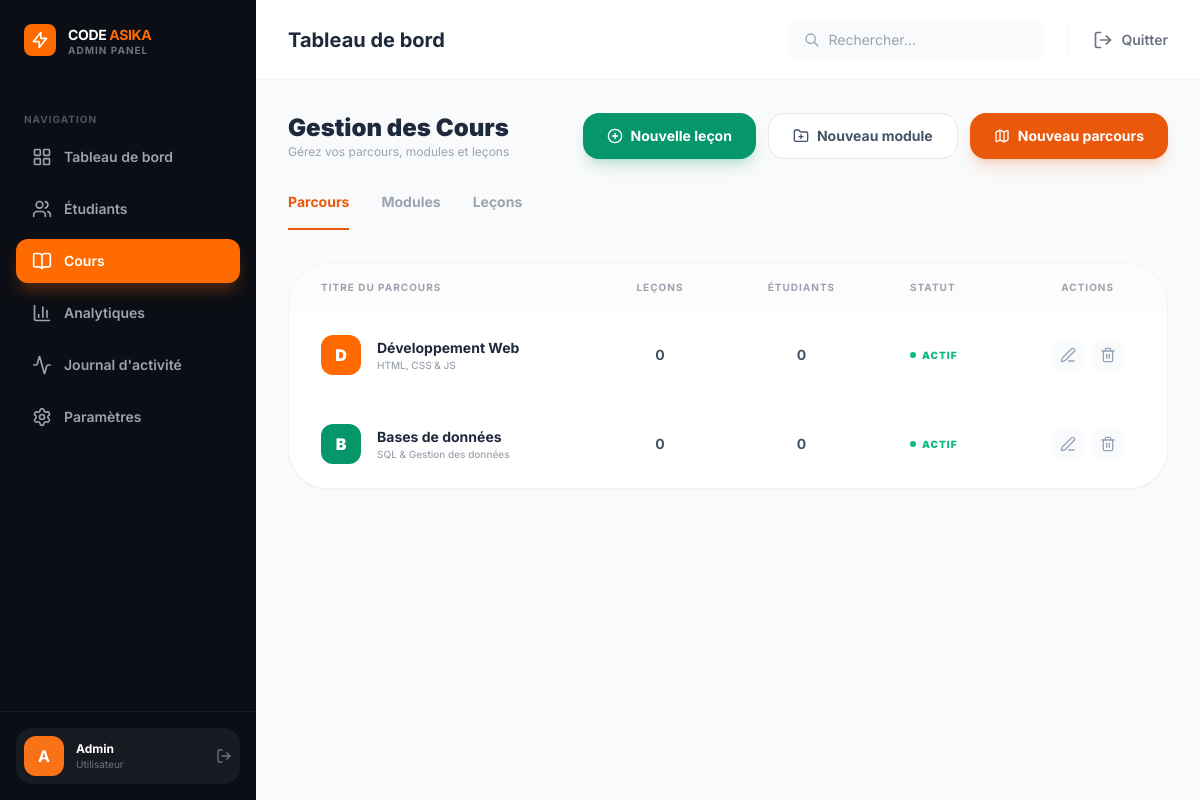
Screenshot of /admin/courses.php with the database file from the repository.
### tables this page shows
CREATE TABLE paths (
    id INT AUTO_INCREMENT PRIMARY KEY,
    title VARCHAR(100) NOT NULL,
    description TEXT,
    icon VARCHAR(50),
    color_hex VARCHAR(7) DEFAULT '#FF6B00',
    is_active BOOLEAN DEFAULT TRUE
);

### admin/courses.php (the view, shortened to what this page needs)
<?php
require_once '../config/db.php';
require_once 'header.php';
$tab = $_GET['tab'] ?? 'parcours';
$stmt_courses = $pdo->query("
    SELECT p.*,
    (SELECT COUNT(*) FROM modules m JOIN lessons l ON l.module_id = m.id WHERE m.path_id = p.id) as total_lessons,
    (SELECT COUNT(DISTINCT user_id) FROM user_progress up JOIN lessons l ON up.lesson_id = l.id JOIN modules m ON l.module_id = m.id WHERE m.path_id = p.id) as total_students
    FROM paths p
");
$courses = $stmt_courses->fetchAll();
?>
<div class="flex justify-between items-center mb-8">
    <div>
        <h2 class="text-2xl font-black text-slate-800">Gestion des Cours</h2>
        <p class="text-xs text-gray-400">Gérez vos parcours, modules et leçons</p>
    </div>
    <div class="flex gap-3">
        <a href="add_lesson.php" class="bg-emerald-600 hover:bg-emerald-700 text-white text-sm font-bold px-6 py-3 rounded-2xl shadow-lg shadow-emerald-600/20 transition-all flex items-center gap-2">
            <i data-lucide="plus-circle" class="w-4 h-4"></i>
            Nouvelle leçon
        </a>
        <a href="add_module.php" class="bg-white border border-gray-200 hover:border-orange-600 text-slate-600 hover:text-orange-600 text-sm font-bold px-6 py-3 rounded-2xl transition-all flex items-center gap-2">
            <i data-lucide="folder-plus" class="w-4 h-4"></i>
            Nouveau module
        </a>
        <a href="add_course.php" class="bg-orange-600 hover:bg-orange-700 text-white text-sm font-bold px-6 py-3 rounded-2xl shadow-lg shadow-orange-600/20 transition-all flex items-center gap-2">
            <i data-lucide="map" class="w-4 h-4"></i>
            Nouveau parcours
        </a>
    </div>
</div>
<div class="flex gap-8 border-b border-gray-100 mb-8">
    <a href="?tab=parcours" class="pb-4 text-sm font-bold <?php echo $tab === 'parcours' ? 'text-orange-600 border-b-2 border-orange-600' : 'text-gray-400 hover:text-slate-600'; ?> transition-all">Parcours</a>
    <a href="?tab=modules" class="pb-4 text-sm font-bold <?php echo $tab === 'modules' ? 'text-orange-600 border-b-2 border-orange-600' : 'text-gray-400 hover:text-slate-600'; ?> transition-all">Modules</a>
    <a href="?tab=lecons" class="pb-4 text-sm font-bold <?php echo $tab === 'lecons' ? 'text-orange-600 border-b-2 border-orange-600' : 'text-gray-400 hover:text-slate-600'; ?> transition-all">Leçons</a>
</div>
<?php if ($tab === 'parcours'): ?>
    <div class="bg-white rounded-[2.5rem] shadow-sm border border-gray-100 overflow-hidden">
        <table class="w-full text-left border-collapse">
            <thead>
                <tr class="text-[10px] font-black text-gray-400 uppercase tracking-widest bg-gray-50/50">
                    <th class="px-8 py-4">Titre du Parcours</th>
                    <th class="px-8 py-4 text-center">Leçons</th>
                    <th class="px-8 py-4 text-center">Étudiants</th>
                    <th class="px-8 py-4">Statut</th>
                    <th class="px-8 py-4 text-center">Actions</th>
                </tr>
            </thead>
            <tbody class="divide-y divide-gray-50">
                <?php if (empty($courses)): ?>
                <tr><td colspan="5" class="px-8 py-20 text-center text-gray-400 italic">Aucun parcours trouvé.</td></tr>
                <?php else: ?>
                <?php foreach($courses as $c): ?>
                <tr class="hover:bg-gray-50/50 transition-colors">
                    <td class="px-8 py-6">
                        <div class="flex items-center gap-4">
                            <div class="w-10 h-10 rounded-xl flex items-center justify-center text-white font-black" style="background-color: <?php echo $c['color_hex']; ?>">
                                <?php echo strtoupper(substr($c['title'], 0, 1)); ?>
                            </div>
                            <div>
                                <p class="text-sm font-bold text-slate-800"><?php echo htmlspecialchars($c['title']); ?></p>
                                <p class="text-[10px] text-gray-400 font-medium"><?php echo htmlspecialchars($c['description']); ?></p>
                            </div>
                        </div>
                    </td>
                    <td class="px-8 py-6 text-center text-sm font-bold text-slate-600"><?php echo $c['total_lessons']; ?></td>
                    <td class="px-8 py-6 text-center text-sm font-bold text-slate-600"><?php echo $c['total_students']; ?></td>
                    <td class="px-8 py-6">
                        <span class="flex items-center gap-1.5 text-[10px] font-black uppercase tracking-widest <?php echo $c['is_active'] ? 'text-emerald-500' : 'text-gray-400'; ?>">
                            <span class="w-1.5 h-1.5 rounded-full <?php echo $c['is_active'] ? 'bg-emerald-500' : 'bg-gray-400'; ?>"></span>
                            <?php echo $c['is_active'] ? 'Actif' : 'Désactivé'; ?>
                        </span>
                    </td>
                    <td class="px-8 py-6">
                        <div class="flex justify-center gap-2">
                            <a href="edit_course.php?id=<?php echo $c['id']; ?>" class="w-8 h-8 rounded-lg bg-gray-50 text-slate-400 flex items-center justify-center hover:bg-blue-50 hover:text-blue-600 transition-all"><i data-lucide="edit-3" class="w-4 h-4"></i></a>
                            <a href="delete_course.php?id=<?php echo $c['id']; ?>" onclick="return confirm('Supprimer ce parcours ?')" class="w-8 h-8 rounded-lg bg-gray-50 text-slate-400 flex items-center justify-center hover:bg-red-50 hover:text-red-600 transition-all"><i data-lucide="trash-2" class="w-4 h-4"></i></a>
                        </div>
                    </td>
                </tr>
                <?php endforeach; ?>
                <?php endif; ?>
            </tbody>
        </table>
    </div>
<?php endif; ?>
<?php require_once 'footer.php'; ?>

### admin/header.php (shortened to what this page needs)
<!DOCTYPE html>
<html lang="fr">
<head>
    <script src="https://cdn.tailwindcss.com"></script>
</head>
<body class="flex min-h-screen">
    <aside class="w-64 bg-[#0B0E14] text-gray-400 flex flex-col shrink-0">
        <div class="p-6 mb-8">
            <div class="flex items-center gap-3">
                <div class="w-8 h-8 bg-[#FF6B00] rounded-lg flex items-center justify-center text-white">
                    <svg class="w-5 h-5" fill="none" stroke="currentColor" viewBox="0 0 24 24"><path stroke-linecap="round" stroke-linejoin="round" stroke-width="2" d="M13 10V3L4 14h7v7l9-11h-7z"></path></svg>
                </div>
                <div class="leading-none">
                    <h1 class="text-white font-bold text-sm tracking-tight">CODE <span class="text-[#FF6B00]">ASIKA</span></h1>
                    <p class="text-[10px] text-gray-500 uppercase font-bold tracking-widest">Admin Panel</p>
                </div>
            </div>
        </div>
        <nav class="flex-1 px-4 space-y-2">
            <p class="px-2 mb-2 text-[10px] font-bold text-gray-600 uppercase tracking-widest">Navigation</p>
            <a href="dashboard.php" class="flex items-center gap-3 px-4 py-3 rounded-xl transition-all <?php echo basename($_SERVER['PHP_SELF']) == 'dashboard.php' ? 'sidebar-active text-white' : 'hover:bg-white/5 hover:text-white'; ?>">
                <i data-lucide="layout-grid" class="w-5 h-5"></i>
                <span class="text-sm font-semibold">Tableau de bord</span>
            </a>
            <a href="students.php" class="flex items-center gap-3 px-4 py-3 rounded-xl transition-all <?php echo basename($_SERVER['PHP_SELF']) == 'students.php' ? 'sidebar-active text-white' : 'hover:bg-white/5 hover:text-white'; ?>">
                <i data-lucide="users" class="w-5 h-5"></i>
                <span class="text-sm font-semibold">Étudiants</span>
            </a>
            <a href="courses.php" class="flex items-center gap-3 px-4 py-3 rounded-xl transition-all <?php echo basename($_SERVER['PHP_SELF']) == 'courses.php' ? 'sidebar-active text-white' : 'hover:bg-white/5 hover:text-white'; ?>">
                <i data-lucide="book-open" class="w-5 h-5"></i>
                <span class="text-sm font-semibold">Cours</span>
            </a>
            <a href="analytics.php" class="flex items-center gap-3 px-4 py-3 rounded-xl transition-all <?php echo basename($_SERVER['PHP_SELF']) == 'analytics.php' ? 'sidebar-active text-white' : 'hover:bg-white/5 hover:text-white'; ?>">
                <i data-lucide="bar-chart-3" class="w-5 h-5"></i>
                <span class="text-sm font-semibold">Analytiques</span>
            </a>
            <a href="activity.php" class="flex items-center gap-3 px-4 py-3 rounded-xl transition-all <?php echo basename($_SERVER['PHP_SELF']) == 'activity.php' ? 'sidebar-active text-white' : 'hover:bg-white/5 hover:text-white'; ?>">
                <i data-lucide="activity" class="w-5 h-5"></i>
                <span class="text-sm font-semibold">Journal d'activité</span>
            </a>
            <a href="settings.php" class="flex items-center gap-3 px-4 py-3 rounded-xl transition-all <?php echo basename($_SERVER['PHP_SELF']) == 'settings.php' ? 'sidebar-active text-white' : 'hover:bg-white/5 hover:text-white'; ?>">
                <i data-lucide="settings" class="w-5 h-5"></i>
                <span class="text-sm font-semibold">Paramètres</span>
            </a>
        </nav>
        <div class="p-4 border-t border-white/5">
            <div class="flex items-center gap-3 p-2 bg-white/5 rounded-2xl">
                <div class="w-10 h-10 rounded-xl bg-orange-500 flex items-center justify-center text-white font-bold">
                    <?php
                        $fullName = $_SESSION['full_name'] ?? 'Admin';
                        $parts = explode(' ', $fullName);
                        echo strtoupper(substr($parts[0], 0, 1) . (isset($parts[1]) ? substr($parts[1], 0, 1) : ''));
                    ?>
                </div>
                <div class="flex-1 overflow-hidden">
                    <p class="text-xs font-bold text-white truncate"><?php echo htmlspecialchars($fullName); ?></p>
                    <p class="text-[10px] text-gray-500 truncate"><?php echo ucfirst($_SESSION['role'] ?? 'Utilisateur'); ?></p>
                </div>
                <a href="../logout.php" class="text-gray-500 hover:text-red-400">
                    <i data-lucide="log-out" class="w-4 h-4"></i>
                </a>
            </div>
        </div>
    </aside>
    <main class="flex-1 flex flex-col min-w-0 overflow-hidden">
        <header class="h-20 bg-white border-b border-gray-100 flex items-center justify-between px-8 shrink-0">
            <h2 class="text-xl font-bold text-slate-800">Tableau de bord</h2>
            <div class="flex items-center gap-6">
                <div class="relative group">
                    <input type="text" placeholder="Rechercher..." class="bg-gray-50 border-none rounded-2xl pl-10 pr-4 py-2.5 text-sm w-64 focus:ring-2 focus:ring-orange-500/20 transition-all">
                    <svg class="w-4 h-4 text-gray-400 absolute left-4 top-1/2 -translate-y-1/2" fill="none" stroke="currentColor" viewBox="0 0 24 24"><path stroke-linecap="round" stroke-linejoin="round" stroke-width="2" d="M21 21l-6-6m2-5a7 7 0 11-14 0 7 7 0 0114 0z"></path></svg>
                </div>
                <a href="../logout.php" class="flex items-center gap-2 text-gray-500 hover:text-slate-800 text-sm font-semibold">
                    <i data-lucide="log-out" class="w-5 h-5"></i>
                    Quitter
                </a>
            </div>
        </header>
        <div class="flex-1 overflow-y-auto p-8">

### admin/footer.php (shortened to what this page needs)
        </div>
    </main>
</body>
</html>

### admin/header.php (style rules this page uses)
body { font-family: 'Inter', sans-serif; background-color: #F9FAFB; }
.sidebar-active { background-color: #FF6B00; color: white; box-shadow: 0 10px 15px -3px rgba(255, 107, 0, 0.3); }

### rows the page displays
paths: title "D", title "Développement Web", description "HTML, CSS & JS", total_lessons "0", total_students "0", is_active 1 (drawn)
paths: title "B", title "Bases de données", description "SQL & Gestion des données", total_lessons "0", total_students "0", is_active 1 (drawn)

### other values shown
$fullName "Admin"
$_SESSION['role'] "Utilisateur"
